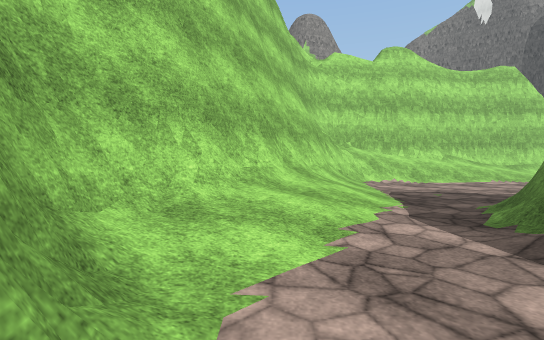
[1] (above)

21 first-person views from a walk through a Unity game level. The camera is 1.3 m above the floor, tilts 2° down and sees 85° across. The floor is counted in squares, 2 m on a side. Each view is taken from the middle of a square. On the plan, view 1 faces up. The plan holds only what a view shows up to about 9 squares ahead; the rest is blank. The place goes on beyond the plan. The player is left out. Surface patterns are stand-ins for the level's own textures.

[2]
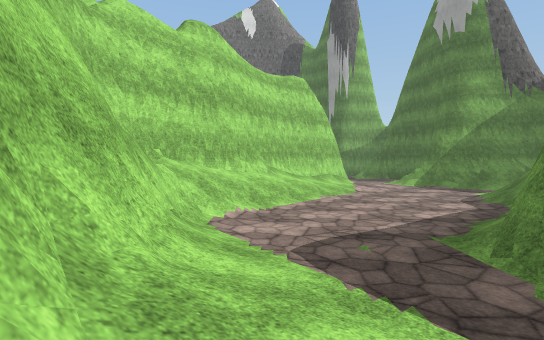

[3]
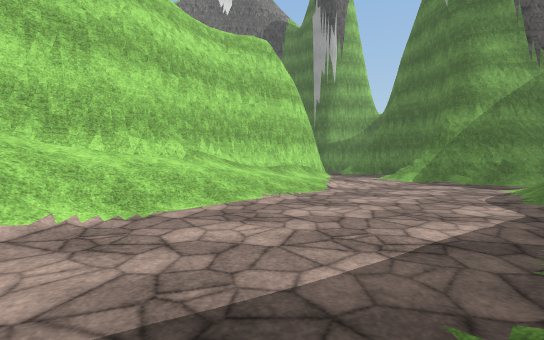

[4]
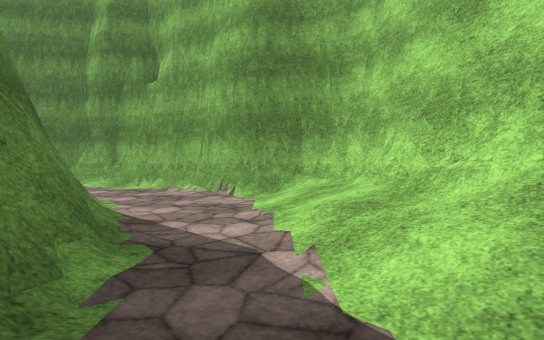

[5]
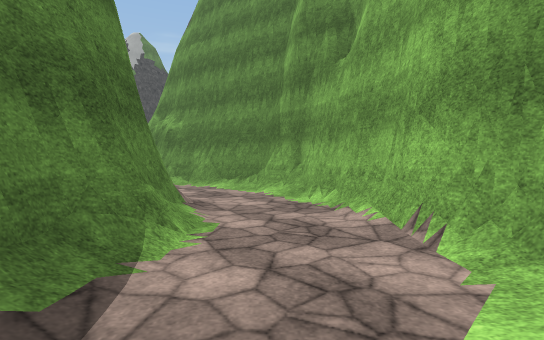

[6]
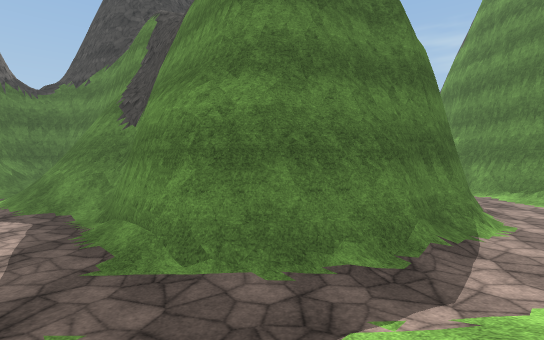

[7]
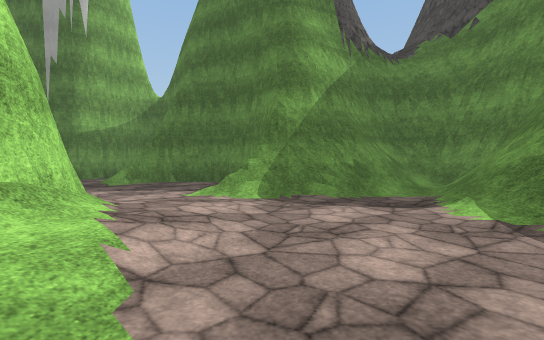

[8]
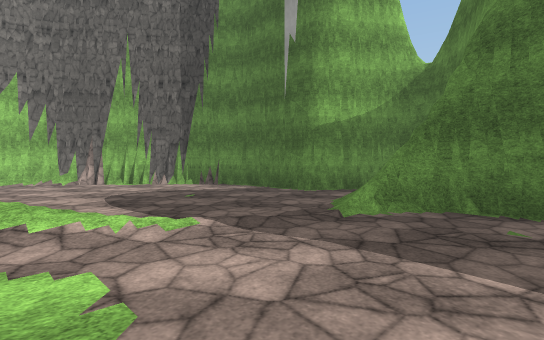

[9]
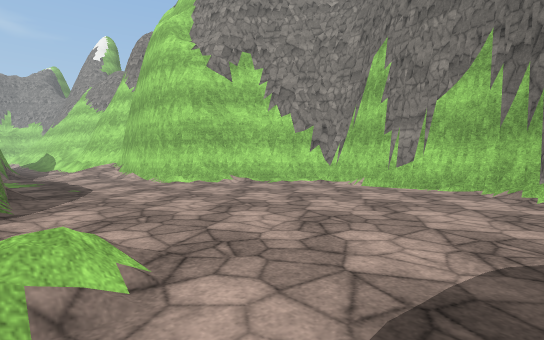

[10]
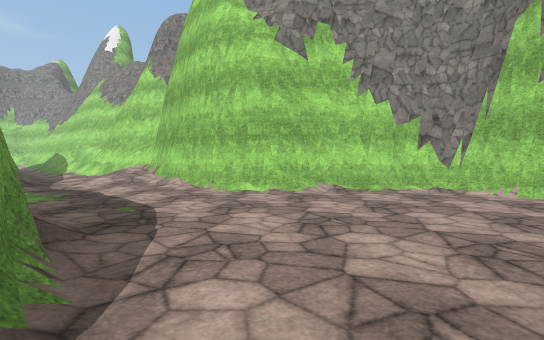

[11]
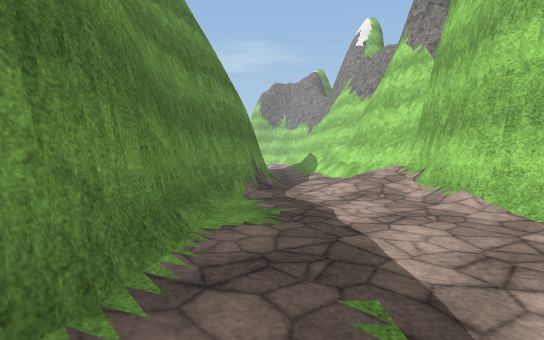

[12]
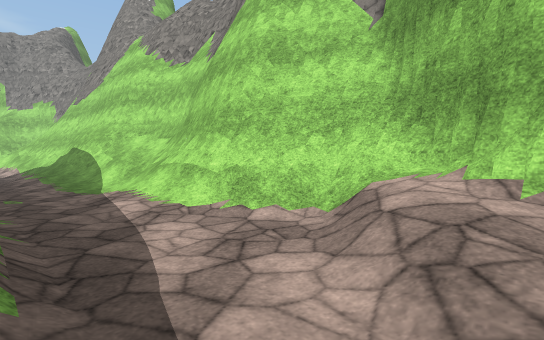

[13]
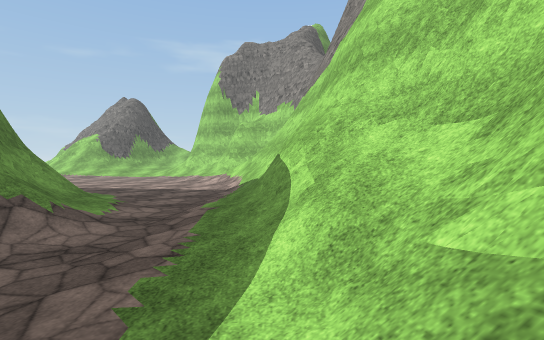

[14]
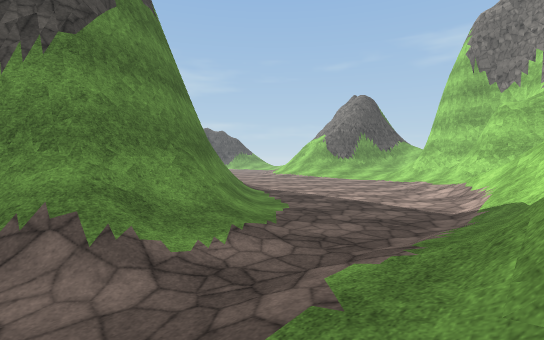

[15]
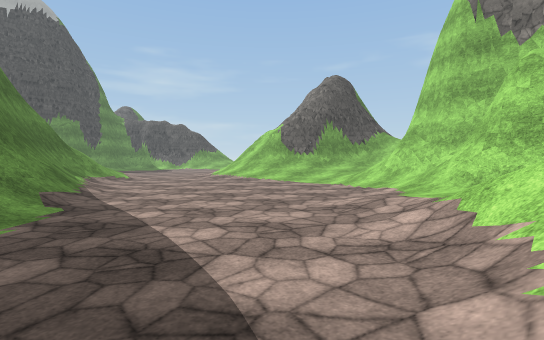

[16]
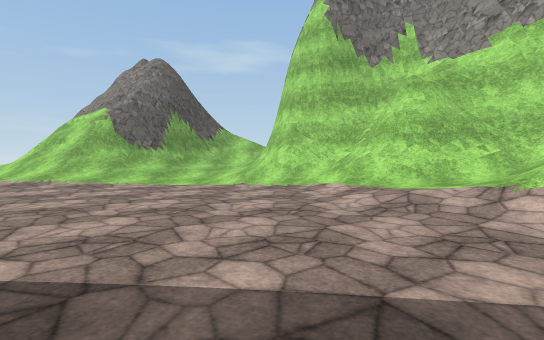

[17]
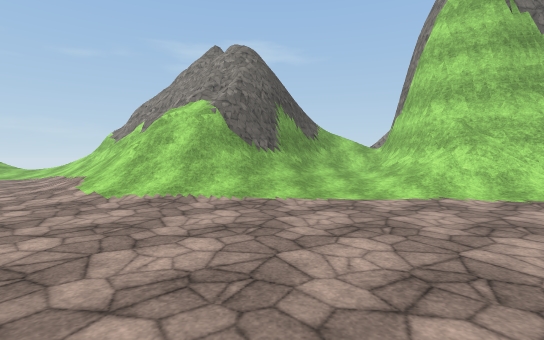

[18]
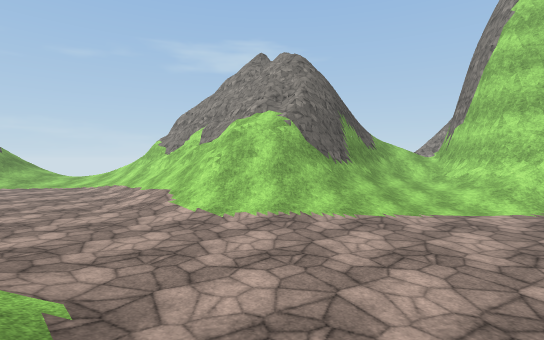

[19]
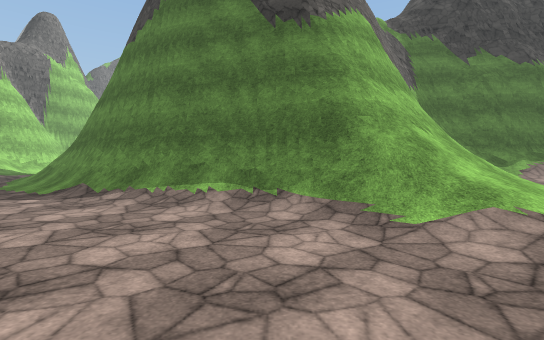

[20]
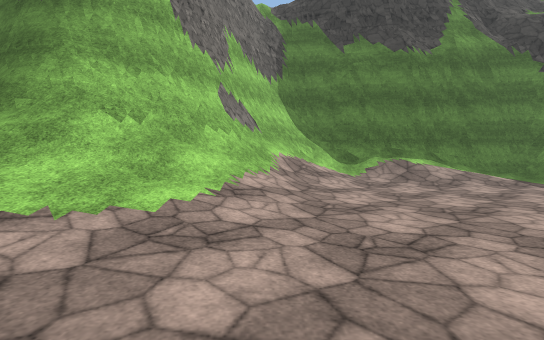

[21]
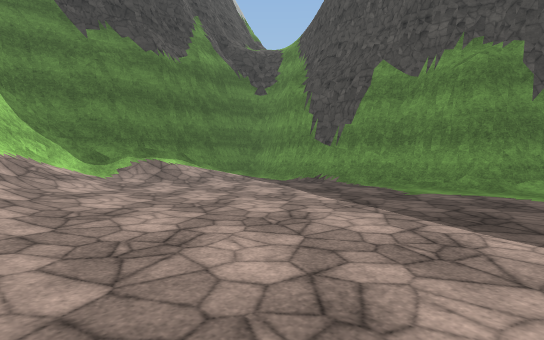

### Floor plan
Key: @ floor where view 1 was taken; # wall or solid block; . main floor; : floor 0.25 m higher than the main floor; + floor 0.5 m higher than the main floor; / step, stairs or slope; = window, fence, low wall or low ledge.
Columns run from 23 left of view 1 to 16 right of it. Each row starts with its distance up from view 1.
 21                              ########
 20                              #......###
 19                ####  ####  ###........##
 18               ##//#####/####/..........#
 17      #  ########//////./+:..............
 16     ##////////:::.......:...............
 15   ####+//...........////................
 14   ##//::......://      #########../.....
 13   #//......../###                 ......
 12 ###/........####                   .../#
 11 /+//......./#                      ....#
 10 /+:......./##           ##########.....#
  9 #//......./#            #///////::...  #
  8 ##//...../##            #=/.........###
  7 ##//...../#            ##/..........###
  6  #//:..../#            #/.........../##
  5 =#//..../##           ##/....../////./#
  4 #///...///##          #/:./#########//#
  3 ///....///##         ##+..##       ####
  2 /:.....:+//###       #/../#
  1 ........:////##      ##../#
  0 .... .....:///#       #@./#
 -1 ...  .......:/#       ##./#
 -2      .......:/#        #..
 -3      .......:/#        #/..
 -4      .......:/#        ##..
 -5      .......:/#         ###.
 -6      ....//  /#           ##
 -7      ######  ##
 -8      #

Where each view was taken, in squares from view 1:
view 1: 0 up, 0 right, facing up
view 2: 4 up, 0 right, facing up-right
view 3: 5 up, 3 right, facing up-right
view 4: 5 up, 3 right, facing down-left
view 5: 3 up, 1 right, facing down
view 6: 6 up, 1 right, facing down-right
view 7: 8 up, 7 right, facing right
view 8: 10 up, 11 right, facing up-right
view 9: 14 up, 13 right, facing up-left
view 10: 14 up, 10 right, facing up-left
view 11: 15 up, 7 right, facing left
view 12: 15 up, 1 right, facing up-left
view 13: 17 up, 4 left, facing left
view 14: 17 up, 7 left, facing down-left
view 15: 16 up, 12 left, facing down-left
view 16: 12 up, 12 left, facing left
view 17: 8 up, 14 left, facing left
view 18: 6 up, 14 left, facing left
view 19: 6 up, 19 left, facing right
view 20: 1 up, 18 left, facing right
view 21: 1 up, 18 left, facing down-right
